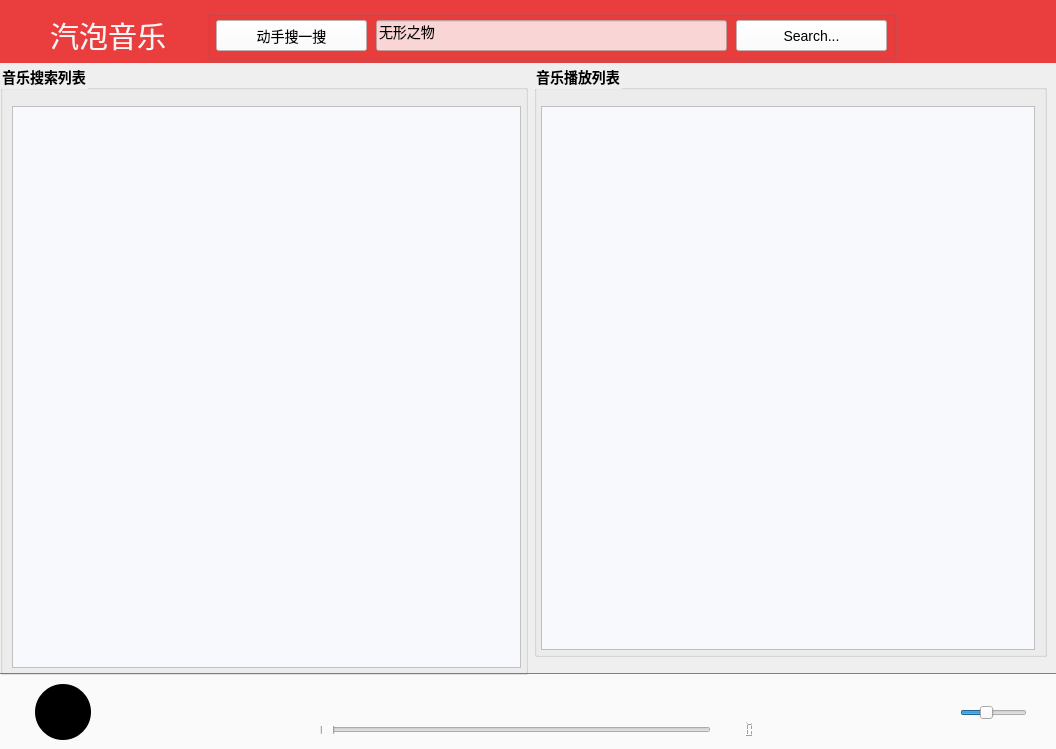
<?xml version="1.0" encoding="UTF-8"?>
<ui version="4.0">
 <class>Dialog</class>
 <widget class="QDialog" name="Dialog">
  <property name="geometry">
   <rect>
    <x>0</x>
    <y>0</y>
    <width>1056</width>
    <height>749</height>
   </rect>
  </property>
  <property name="windowTitle">
   <string>Dialog</string>
  </property>
  <property name="styleSheet">
   <string notr="true"/>
  </property>
  <widget class="QGroupBox" name="groupBox_3">
   <property name="geometry">
    <rect>
     <x>0</x>
     <y>673</y>
     <width>1056</width>
     <height>77</height>
    </rect>
   </property>
   <property name="styleSheet">
    <string notr="true">QGroupBox { 
	background-color: rgb(250, 250, 250);
 border: none;
 border-top: 1px solid gray; 
}</string>
   </property>
   <property name="title">
    <string/>
   </property>
   <widget class="QWidget" name="widget5" native="true">
    <property name="geometry">
     <rect>
      <x>384</x>
      <y>7</y>
      <width>291</width>
      <height>43</height>
     </rect>
    </property>
    <layout class="QHBoxLayout" name="horizontalLayout_1">
     <item>
      <widget class="QPushButton" name="pushButton_state_change">
       <property name="cursor">
        <cursorShape>PointingHandCursor</cursorShape>
       </property>
       <property name="styleSheet">
        <string notr="true">QPushButton
{
background-repeat:no-repeat;
background-position:center center;
border:none;
color:white;
}
QPushButton:hover{
background-repeat:no-repeat;
background-position:center center;
}
QPushButton:pressed{
background-repeat:no-repeat;
background-position:center center;
}
</string>
       </property>
       <property name="text">
        <string/>
       </property>
       <property name="icon">
        <iconset resource="res.qrc">
         <normaloff>:/images/loop.png</normaloff>:/images/loop.png</iconset>
       </property>
       <property name="iconSize">
        <size>
         <width>28</width>
         <height>28</height>
        </size>
       </property>
      </widget>
     </item>
     <item>
      <widget class="QPushButton" name="pushButton_PreviousSong_4">
       <property name="cursor">
        <cursorShape>PointingHandCursor</cursorShape>
       </property>
       <property name="styleSheet">
        <string notr="true">QPushButton
{
background-repeat:no-repeat;
background-position:center center;
border:none;
color:white;
}
QPushButton:hover{
background-repeat:no-repeat;
background-position:center center;
}
QPushButton:pressed{
background-repeat:no-repeat;
background-position:center center;
}
</string>
       </property>
       <property name="text">
        <string/>
       </property>
       <property name="icon">
        <iconset resource="res.qrc">
         <normaloff>:/images/play-previous.png</normaloff>:/images/play-previous.png</iconset>
       </property>
       <property name="iconSize">
        <size>
         <width>32</width>
         <height>32</height>
        </size>
       </property>
      </widget>
     </item>
     <item>
      <widget class="QPushButton" name="pushButton_PlaySong_4">
       <property name="cursor">
        <cursorShape>PointingHandCursor</cursorShape>
       </property>
       <property name="styleSheet">
        <string notr="true">QPushButton
{
background-repeat:no-repeat;
background-position:center center;
border:none;
color:white;
}
QPushButton:hover{
background-repeat:no-repeat;
background-position:center center;
}
QPushButton:pressed{
background-repeat:no-repeat;
background-position:center center;
}
</string>
       </property>
       <property name="text">
        <string/>
       </property>
       <property name="icon">
        <iconset resource="res.qrc">
         <normaloff>:/images/play.png</normaloff>:/images/play.png</iconset>
       </property>
       <property name="iconSize">
        <size>
         <width>32</width>
         <height>32</height>
        </size>
       </property>
      </widget>
     </item>
     <item>
      <widget class="QPushButton" name="pushButton_PlayNextSong_4">
       <property name="cursor">
        <cursorShape>PointingHandCursor</cursorShape>
       </property>
       <property name="styleSheet">
        <string notr="true">QPushButton
{
background-repeat:no-repeat;
background-position:center center;
border:none;
color:white;
}
QPushButton:hover{
background-repeat:no-repeat;
background-position:center center;
}
QPushButton:pressed{
background-repeat:no-repeat;
background-position:center center;
}
</string>
       </property>
       <property name="text">
        <string/>
       </property>
       <property name="icon">
        <iconset resource="res.qrc">
         <normaloff>:/images/play-next.png</normaloff>:/images/play-next.png</iconset>
       </property>
       <property name="iconSize">
        <size>
         <width>32</width>
         <height>32</height>
        </size>
       </property>
      </widget>
     </item>
     <item>
      <widget class="QPushButton" name="pushButton_lyrics">
       <property name="cursor">
        <cursorShape>PointingHandCursor</cursorShape>
       </property>
       <property name="styleSheet">
        <string notr="true">QPushButton
{
background-repeat:no-repeat;
background-position:center center;
border:none;
color:white;
}
QPushButton:hover{
background-repeat:no-repeat;
background-position:center center;
}
QPushButton:pressed{
background-repeat:no-repeat;
background-position:center center;
}
</string>
       </property>
       <property name="text">
        <string/>
       </property>
       <property name="icon">
        <iconset resource="res.qrc">
         <normaloff>:/images/lyrics.png</normaloff>:/images/lyrics.png</iconset>
       </property>
       <property name="iconSize">
        <size>
         <width>28</width>
         <height>28</height>
        </size>
       </property>
      </widget>
     </item>
    </layout>
    <zorder>pushButton_PlayNextSong_4</zorder>
    <zorder>pushButton_PreviousSong_4</zorder>
    <zorder>pushButton_state_change</zorder>
    <zorder>pushButton_PlaySong_4</zorder>
    <zorder>pushButton_lyrics</zorder>
   </widget>
   <widget class="QLCDNumber" name="lcdNumber_PlayTime">
    <property name="geometry">
     <rect>
      <x>710</x>
      <y>48</y>
      <width>51</width>
      <height>16</height>
     </rect>
    </property>
    <property name="lineWidth">
     <number>0</number>
    </property>
   </widget>
   <widget class="QSlider" name="horizontalSlider_PlayProgress">
    <property name="geometry">
     <rect>
      <x>320</x>
      <y>53</y>
      <width>391</width>
      <height>8</height>
     </rect>
    </property>
    <property name="orientation">
     <enum>Qt::Horizontal</enum>
    </property>
   </widget>
   <widget class="QLabel" name="label_DisplaySongTitle">
    <property name="geometry">
     <rect>
      <x>100</x>
      <y>10</y>
      <width>231</width>
      <height>31</height>
     </rect>
    </property>
    <property name="styleSheet">
     <string notr="true">font-size:16px;
background-color: rgba(255, 255, 255, 0);</string>
    </property>
    <property name="text">
     <string/>
    </property>
   </widget>
   <widget class="QLabel" name="record">
    <property name="geometry">
     <rect>
      <x>35</x>
      <y>11</y>
      <width>56</width>
      <height>56</height>
     </rect>
    </property>
    <property name="styleSheet">
     <string notr="true">QLabel
{
	border-radius:28
;
	
	
	background-color: rgb(0, 0, 0);
}
</string>
    </property>
    <property name="text">
     <string/>
    </property>
   </widget>
   <widget class="QWidget" name="widget4" native="true">
    <property name="geometry">
     <rect>
      <x>846</x>
      <y>20</y>
      <width>181</width>
      <height>40</height>
     </rect>
    </property>
    <layout class="QHBoxLayout" name="horizontalLayout">
     <item>
      <widget class="QPushButton" name="pushButton_download">
       <property name="cursor">
        <cursorShape>PointingHandCursor</cursorShape>
       </property>
       <property name="styleSheet">
        <string notr="true">QPushButton
{
background-repeat:no-repeat;
background-position:center center;
border:none;
color:white;
}
QPushButton:hover{
background-repeat:no-repeat;
background-position:center center;
}
QPushButton:pressed{
background-repeat:no-repeat;
background-position:center center;
}
</string>
       </property>
       <property name="text">
        <string/>
       </property>
       <property name="icon">
        <iconset resource="res.qrc">
         <normaloff>:/images/downLoad.png</normaloff>:/images/downLoad.png</iconset>
       </property>
       <property name="iconSize">
        <size>
         <width>22</width>
         <height>22</height>
        </size>
       </property>
      </widget>
     </item>
     <item>
      <widget class="QPushButton" name="pushButton_playlist">
       <property name="cursor">
        <cursorShape>PointingHandCursor</cursorShape>
       </property>
       <property name="styleSheet">
        <string notr="true">QPushButton
{
background-repeat:no-repeat;
background-position:center center;
border:none;
color:white;
}
QPushButton:hover{
background-repeat:no-repeat;
background-position:center center;
}
QPushButton:pressed{
background-repeat:no-repeat;
background-position:center center;
}
</string>
       </property>
       <property name="text">
        <string/>
       </property>
       <property name="icon">
        <iconset resource="res.qrc">
         <normaloff>:/images/playlist.png</normaloff>:/images/playlist.png</iconset>
       </property>
       <property name="iconSize">
        <size>
         <width>22</width>
         <height>22</height>
        </size>
       </property>
      </widget>
     </item>
     <item>
      <widget class="QPushButton" name="pushButton_SoundYesNo">
       <property name="cursor">
        <cursorShape>PointingHandCursor</cursorShape>
       </property>
       <property name="styleSheet">
        <string notr="true">QPushButton
{
background-repeat:no-repeat;
background-position:center center;
border:none;
color:white;
}
QPushButton:hover{
background-repeat:no-repeat;
background-position:center center;
}
QPushButton:pressed{
background-repeat:no-repeat;
background-position:center center;
}
</string>
       </property>
       <property name="text">
        <string/>
       </property>
       <property name="icon">
        <iconset resource="res.qrc">
         <normaloff>:/images/sound-on.png</normaloff>:/images/sound-on.png</iconset>
       </property>
       <property name="iconSize">
        <size>
         <width>22</width>
         <height>22</height>
        </size>
       </property>
      </widget>
     </item>
     <item>
      <widget class="QSlider" name="horizontalSlider_Volume">
       <property name="cursor">
        <cursorShape>PointingHandCursor</cursorShape>
       </property>
       <property name="styleSheet">
        <string notr="true">QPushButton
{
background-repeat:no-repeat;
background-position:center center;
border:none;
color:white;
}
QPushButton:hover{
background-repeat:no-repeat;
background-position:center center;
}
QPushButton:pressed{
background-repeat:no-repeat;
background-position:center center;
}
</string>
       </property>
       <property name="maximum">
        <number>100</number>
       </property>
       <property name="value">
        <number>36</number>
       </property>
       <property name="orientation">
        <enum>Qt::Horizontal</enum>
       </property>
      </widget>
     </item>
    </layout>
   </widget>
  </widget>
  <widget class="QWidget" name="widget1" native="true">
   <property name="geometry">
    <rect>
     <x>0</x>
     <y>0</y>
     <width>1056</width>
     <height>63</height>
    </rect>
   </property>
   <property name="styleSheet">
    <string notr="true">background-color: rgb(234, 62, 62);</string>
   </property>
   <widget class="QLabel" name="app_name">
    <property name="geometry">
     <rect>
      <x>50</x>
      <y>10</y>
      <width>151</width>
      <height>50</height>
     </rect>
    </property>
    <property name="sizePolicy">
     <sizepolicy hsizetype="Preferred" vsizetype="Preferred">
      <horstretch>0</horstretch>
      <verstretch>0</verstretch>
     </sizepolicy>
    </property>
    <property name="font">
     <font>
      <family>华文琥珀</family>
      <pointsize>22</pointsize>
      <weight>50</weight>
      <italic>false</italic>
      <bold>false</bold>
     </font>
    </property>
    <property name="styleSheet">
     <string notr="true">color: rgb(245, 245, 245);</string>
    </property>
    <property name="text">
     <string>汽泡音乐</string>
    </property>
   </widget>
   <widget class="QWidget" name="widget2" native="true">
    <property name="geometry">
     <rect>
      <x>933</x>
      <y>15</y>
      <width>111</width>
      <height>41</height>
     </rect>
    </property>
    <layout class="QHBoxLayout" name="horizontalLayout_3">
     <item>
      <widget class="QPushButton" name="pushButton_Min">
       <property name="enabled">
        <bool>true</bool>
       </property>
       <property name="cursor">
        <cursorShape>PointingHandCursor</cursorShape>
       </property>
       <property name="styleSheet">
        <string notr="true">QPushButton
{
background-repeat:no-repeat;
background-position:center center;
border:none;
color:white;
}
QPushButton:hover{
background-repeat:no-repeat;
background-position:center center;
}
QPushButton:pressed{
background-repeat:no-repeat;
background-position:center center;
}
</string>
       </property>
       <property name="text">
        <string/>
       </property>
       <property name="icon">
        <iconset resource="res.qrc">
         <normaloff>:/images/minsize.png</normaloff>:/images/minsize.png</iconset>
       </property>
       <property name="iconSize">
        <size>
         <width>22</width>
         <height>22</height>
        </size>
       </property>
      </widget>
     </item>
     <item>
      <widget class="QPushButton" name="pushButton_About">
       <property name="cursor">
        <cursorShape>PointingHandCursor</cursorShape>
       </property>
       <property name="styleSheet">
        <string notr="true">QPushButton
{
background-repeat:no-repeat;
background-position:center center;
border:none;
}
QPushButton:hover{
background-repeat:no-repeat;
background-position:center center;
}
QPushButton:pressed{
background-repeat:no-repeat;
background-position:center center;
}
</string>
       </property>
       <property name="text">
        <string/>
       </property>
       <property name="icon">
        <iconset resource="res.qrc">
         <normaloff>:/images/about.png</normaloff>:/images/about.png</iconset>
       </property>
       <property name="iconSize">
        <size>
         <width>22</width>
         <height>22</height>
        </size>
       </property>
      </widget>
     </item>
     <item>
      <widget class="QPushButton" name="pushButton_Exit">
       <property name="cursor">
        <cursorShape>PointingHandCursor</cursorShape>
       </property>
       <property name="styleSheet">
        <string notr="true">QPushButton
{
background-repeat:no-repeat;
background-position:center center;
border:none;
color:white;
}
QPushButton:hover{
background-repeat:no-repeat;
background-position:center center;
}
QPushButton:pressed{
background-repeat:no-repeat;
background-position:center center;
}
</string>
       </property>
       <property name="text">
        <string/>
       </property>
       <property name="icon">
        <iconset resource="res.qrc">
         <normaloff>:/images/close.png</normaloff>:/images/close.png</iconset>
       </property>
       <property name="iconSize">
        <size>
         <width>22</width>
         <height>22</height>
        </size>
       </property>
      </widget>
     </item>
    </layout>
    <zorder>pushButton_About</zorder>
    <zorder>pushButton_Min</zorder>
    <zorder>pushButton_Exit</zorder>
   </widget>
   <widget class="QGroupBox" name="groupBox">
    <property name="geometry">
     <rect>
      <x>206</x>
      <y>10</y>
      <width>691</width>
      <height>51</height>
     </rect>
    </property>
    <property name="sizePolicy">
     <sizepolicy hsizetype="Preferred" vsizetype="Preferred">
      <horstretch>0</horstretch>
      <verstretch>0</verstretch>
     </sizepolicy>
    </property>
    <property name="title">
     <string/>
    </property>
    <widget class="QPushButton" name="pushButton_SearchSong">
     <property name="geometry">
      <rect>
       <x>530</x>
       <y>10</y>
       <width>151</width>
       <height>31</height>
      </rect>
     </property>
     <property name="cursor">
      <cursorShape>PointingHandCursor</cursorShape>
     </property>
     <property name="styleSheet">
      <string notr="true">font-size:14px;
background-color: rgba(255, 255, 255,200);</string>
     </property>
     <property name="text">
      <string>Search...</string>
     </property>
     <property name="icon">
      <iconset resource="res.qrc">
       <normaloff>:/images/search.png</normaloff>:/images/search.png</iconset>
     </property>
     <property name="iconSize">
      <size>
       <width>24</width>
       <height>24</height>
      </size>
     </property>
    </widget>
    <widget class="QPushButton" name="pushButton_St">
     <property name="geometry">
      <rect>
       <x>10</x>
       <y>10</y>
       <width>151</width>
       <height>31</height>
      </rect>
     </property>
     <property name="layoutDirection">
      <enum>Qt::LeftToRight</enum>
     </property>
     <property name="styleSheet">
      <string notr="true">font-size:14px;

background-color: rgba(255, 255, 255,200);</string>
     </property>
     <property name="text">
      <string>动手搜一搜</string>
     </property>
     <property name="icon">
      <iconset>
       <normaloff>:/new/prefix1/ResImages/MDriect.png</normaloff>:/new/prefix1/ResImages/MDriect.png</iconset>
     </property>
     <property name="iconSize">
      <size>
       <width>32</width>
       <height>32</height>
      </size>
     </property>
    </widget>
    <widget class="QLineEdit" name="lineEdit_InputSongs">
     <property name="geometry">
      <rect>
       <x>170</x>
       <y>10</y>
       <width>351</width>
       <height>31</height>
      </rect>
     </property>
     <property name="cursor">
      <cursorShape>PointingHandCursor</cursorShape>
     </property>
     <property name="styleSheet">
      <string notr="true">font-size:14px;

background-color: rgba(255, 255, 255,200);</string>
     </property>
     <property name="text">
      <string>无形之物</string>
     </property>
    </widget>
   </widget>
   <widget class="QPushButton" name="icon">
    <property name="enabled">
     <bool>false</bool>
    </property>
    <property name="geometry">
     <rect>
      <x>10</x>
      <y>15</y>
      <width>41</width>
      <height>41</height>
     </rect>
    </property>
    <property name="cursor">
     <cursorShape>PointingHandCursor</cursorShape>
    </property>
    <property name="styleSheet">
     <string notr="true">QPushButton
{
background-repeat:no-repeat;
background-position:center center;
border:none;
color:white;
}
QPushButton:hover{
background-repeat:no-repeat;
background-position:center center;
}
QPushButton:pressed{
background-repeat:no-repeat;
background-position:center center;
}
</string>
    </property>
    <property name="text">
     <string/>
    </property>
    <property name="icon">
     <iconset resource="res.qrc">
      <normaloff>:/images/icon.png</normaloff>
      <disabledoff>:/images/icon.png</disabledoff>
      <disabledon>:/images/icon.png</disabledon>:/images/icon.png</iconset>
    </property>
    <property name="iconSize">
     <size>
      <width>30</width>
      <height>30</height>
     </size>
    </property>
   </widget>
  </widget>
  <widget class="QWidget" name="widget3" native="true">
   <property name="geometry">
    <rect>
     <x>0</x>
     <y>64</y>
     <width>1061</width>
     <height>611</height>
    </rect>
   </property>
   <property name="styleSheet">
    <string notr="true"/>
   </property>
   <layout class="QHBoxLayout" name="horizontalLayout_2">
    <item>
     <widget class="QGroupBox" name="groupBox_4">
      <property name="font">
       <font>
        <family>幼圆</family>
        <pointsize>-1</pointsize>
        <weight>75</weight>
        <bold>true</bold>
       </font>
      </property>
      <property name="styleSheet">
       <string notr="true">QGroupBox
{
font-size:14px;
color:black
}</string>
      </property>
      <property name="title">
       <string>音乐搜索列表</string>
      </property>
      <property name="flat">
       <bool>false</bool>
      </property>
      <layout class="QHBoxLayout" name="horizontalLayout_7">
       <property name="leftMargin">
        <number>9</number>
       </property>
       <property name="topMargin">
        <number>16</number>
       </property>
       <property name="rightMargin">
        <number>4</number>
       </property>
       <property name="bottomMargin">
        <number>4</number>
       </property>
       <item>
        <widget class="QListWidget" name="listWidget_searchList">
         <property name="styleSheet">
          <string notr="true">background-color: rgba(247, 249, 252);
font-size:18px;</string>
         </property>
        </widget>
       </item>
      </layout>
     </widget>
    </item>
    <item>
     <widget class="QStackedWidget" name="stackedWidget">
      <property name="currentIndex">
       <number>0</number>
      </property>
      <widget class="QWidget" name="search_page">
       <widget class="QGroupBox" name="groupBox_2">
        <property name="geometry">
         <rect>
          <x>0</x>
          <y>0</y>
          <width>513</width>
          <height>593</height>
         </rect>
        </property>
        <property name="font">
         <font>
          <family>幼圆</family>
          <pointsize>-1</pointsize>
          <weight>75</weight>
          <bold>true</bold>
         </font>
        </property>
        <property name="styleSheet">
         <string notr="true">QGroupBox
{
font-size:14px;
color:black
}</string>
        </property>
        <property name="title">
         <string>音乐播放列表</string>
        </property>
        <property name="flat">
         <bool>false</bool>
        </property>
        <property name="checkable">
         <bool>false</bool>
        </property>
        <layout class="QHBoxLayout" name="horizontalLayout_6">
         <property name="leftMargin">
          <number>4</number>
         </property>
         <property name="topMargin">
          <number>16</number>
         </property>
         <property name="rightMargin">
          <number>9</number>
         </property>
         <property name="bottomMargin">
          <number>4</number>
         </property>
         <item>
          <widget class="QTextEdit" name="plainTextEdit_SongList">
           <property name="enabled">
            <bool>true</bool>
           </property>
           <property name="styleSheet">
            <string notr="true">font-size:20px;

background-color: rgba(247, 249, 252);</string>
           </property>
          </widget>
         </item>
        </layout>
       </widget>
      </widget>
      <widget class="QWidget" name="lyrics_page">
       <widget class="QGroupBox" name="groupBox_5">
        <property name="geometry">
         <rect>
          <x>0</x>
          <y>0</y>
          <width>513</width>
          <height>593</height>
         </rect>
        </property>
        <property name="font">
         <font>
          <family>幼圆</family>
          <pointsize>-1</pointsize>
          <weight>75</weight>
          <bold>true</bold>
         </font>
        </property>
        <property name="styleSheet">
         <string notr="true">QGroupBox
{
font-size:14px;
color:black
}</string>
        </property>
        <property name="title">
         <string>歌词</string>
        </property>
        <property name="flat">
         <bool>false</bool>
        </property>
        <property name="checkable">
         <bool>false</bool>
        </property>
        <layout class="QHBoxLayout" name="horizontalLayout_9">
         <property name="leftMargin">
          <number>4</number>
         </property>
         <property name="topMargin">
          <number>16</number>
         </property>
         <property name="rightMargin">
          <number>9</number>
         </property>
         <property name="bottomMargin">
          <number>4</number>
         </property>
         <item>
          <widget class="QTextEdit" name="plainTextEdit_lyrics">
           <property name="styleSheet">
            <string notr="true">font-size:20px;

background-color: rgba(247, 249, 252);</string>
           </property>
          </widget>
         </item>
        </layout>
       </widget>
      </widget>
     </widget>
    </item>
   </layout>
  </widget>
  <zorder>widget1</zorder>
  <zorder>groupBox_3</zorder>
  <zorder>widget3</zorder>
 </widget>
 <resources>
  <include location="res.qrc"/>
 </resources>
 <connections/>
</ui>
